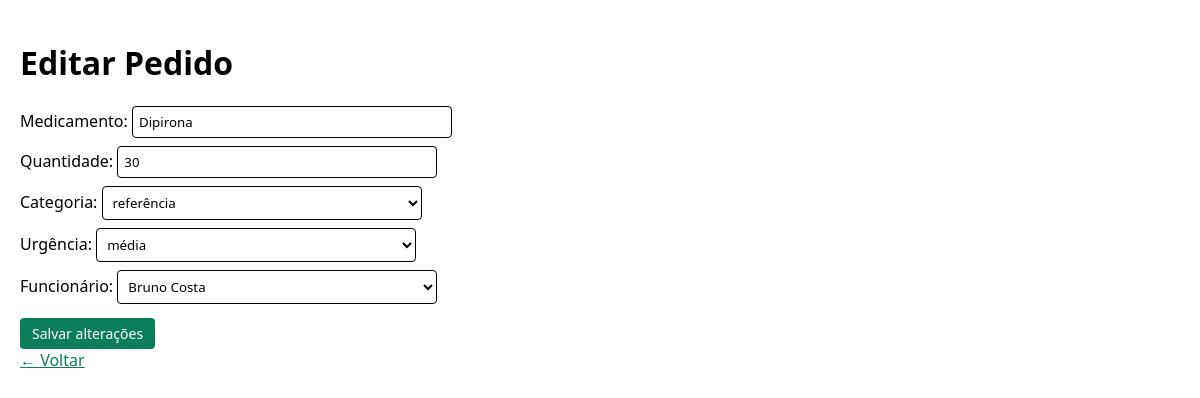
/Public/editar.php?id=2, run on the app's committed database.
### tables this page shows
CREATE TABLE pedido (
    id INT AUTO_INCREMENT PRIMARY KEY,
    funcionario_id INT NOT NULL,
    medicamento VARCHAR(100) NOT NULL,
    quantidade INT NOT NULL CHECK (quantidade > 0),
    categoria ENUM('genérico','referência','controlado','higiene') NOT NULL,
    urgencia ENUM('baixa','média','alta') NOT NULL DEFAULT 'baixa',
    data_solicitacao DATETIME NOT NULL DEFAULT CURRENT_TIMESTAMP,
    status ENUM('solicitado','em separação','recebido') NOT NULL DEFAULT 'solicitado',
    FOREIGN KEY (funcionario_id) REFERENCES funcionario(id) ON DELETE CASCADE
);

CREATE TABLE funcionario (
    id INT AUTO_INCREMENT PRIMARY KEY,
    nome VARCHAR(100) NOT NULL,
    email VARCHAR(100) NOT NULL UNIQUE
);

### Public/editar.php (the view, shortened to what this page needs)
<?php
require __DIR__ . '/../Infra/conexao.php';
$id = (int)($_GET['id'] ?? 0);
$funcionarios = $conexao->query("SELECT id, nome FROM funcionario ORDER BY nome")->fetchAll();
$comando = $conexao->prepare("SELECT * FROM pedido WHERE id = ?");
$comando->execute([$id]);
$pedido = $comando->fetch();
?>
<!DOCTYPE html>
<html lang="pt-br">
<head><meta charset="UTF-8"><title>Editar Pedido</title>
<link rel="stylesheet" href="../CSS/style.css"></head>
<body>
<h1>Editar Pedido</h1>
<form method="post">
    <label>Medicamento:
        <input type="text" name="medicamento"
               value="<?= htmlspecialchars($pedido['medicamento']) ?>" required></label>
    <label>Quantidade:
        <input type="number" name="quantidade" min="1"
               value="<?= $pedido['quantidade'] ?>" required></label>
    <label>Categoria:
        <select name="categoria" required>
            <?php foreach (['genérico','referência','controlado','higiene'] as $c): ?>
                <option <?= $pedido['categoria']==$c?'selected':'' ?>><?= $c ?></option>
            <?php endforeach; ?>
        </select>
    </label>
    <label>Urgência:
        <select name="urgencia" required>
            <?php foreach (['baixa','média','alta'] as $u): ?>
                <option <?= $pedido['urgencia']==$u?'selected':'' ?>><?= $u ?></option>
            <?php endforeach; ?>
        </select>
    </label>
    <label>Funcionário:
        <select name="funcionario_id" required>
            <?php foreach ($funcionarios as $f): ?>
                <option value="<?= $f['id'] ?>"
                    <?= $pedido['funcionario_id']==$f['id']?'selected':'' ?>>
                    <?= htmlspecialchars($f['nome']) ?>
                </option>
            <?php endforeach; ?>
        </select>
    </label>
    <button type="submit">Salvar alterações</button>
</form>
<a href="../index.php">← Voltar</a>
</body>
</html>

### CSS/style.css (style rules this page uses)
* { font-family: 'Segoe UI', sans-serif; box-sizing: border-box; }
body { background: #FFFFFF; color: #000000; margin: 0; padding: 20px; }
form label { display: block; margin: 8px 0; color: #000000; }
form input, form select { padding: 6px; width: 100%; max-width: 320px; border: 1px solid #000000; border-radius: 4px; background: #FFFFFF; color: #000000; font-family: 'Segoe UI', sans-serif; }
button { background: #0A7D5A; color: #FFFFFF; border: none; padding: 6px 12px; border-radius: 4px; cursor: pointer; margin-top: 6px; font-family: 'Segoe UI', sans-serif; font-size: 14px; }
a { color: #0A7D5A; }

### data on the page
pedido: medicamento "Dipirona", quantidade "30", categoria "referência", urgencia "média", funcionario_id "Bruno Costa"
